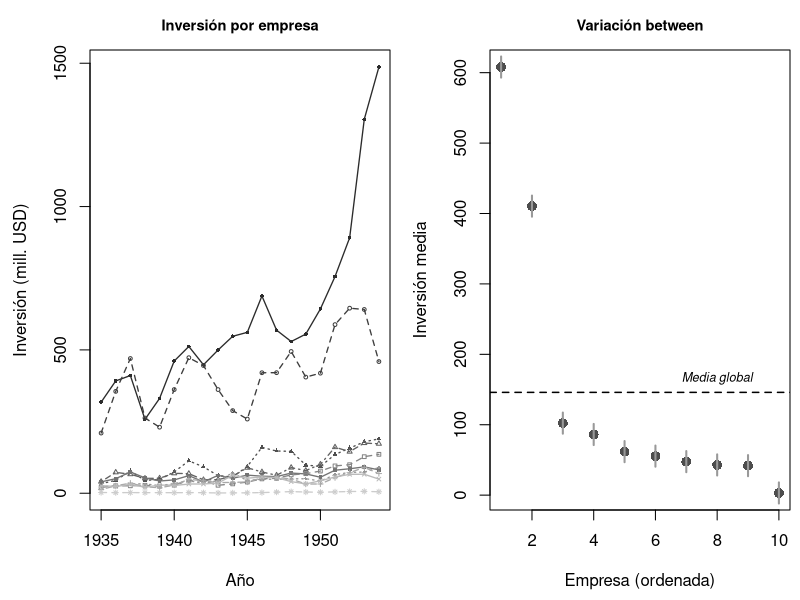
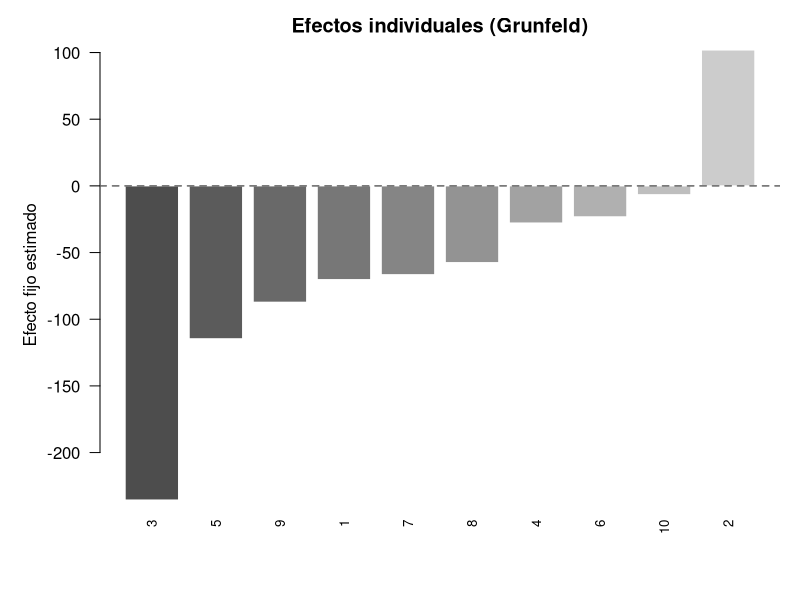
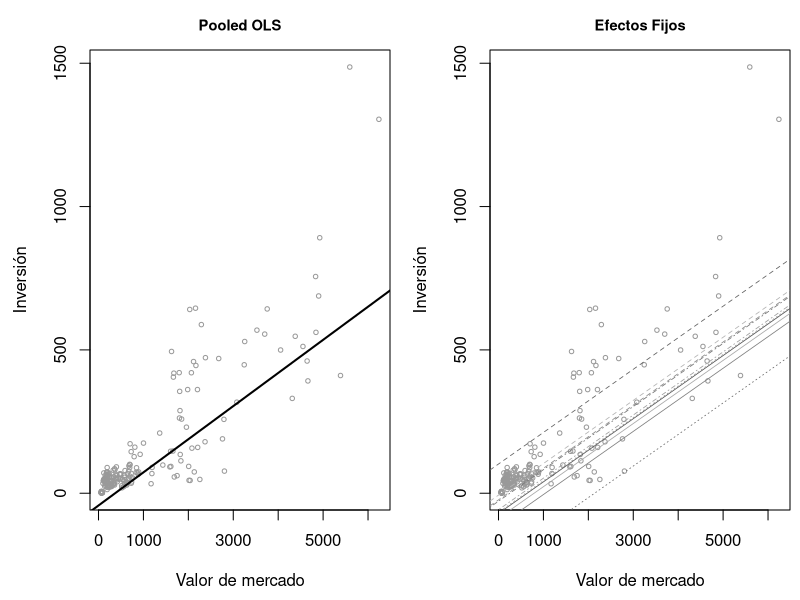

Write R code to recreate these figures, in order.
# =============================================================================
# TEMA 05 — Datos de Panel: Efectos Fijos, Aleatorios y Diagnósticos
# =============================================================================
# Manual de Microeconometría — Carlos de Anta Puig
# Profesor de Econometría y Microeconometría — UNIR
# https://github.com/carlanta/MicroEconometrics  Versión 1.0 — 2026
#
# OBJETIVO: Estimar modelos de panel (Pooled, EF, EA) con datos de Grunfeld.
#           Realizar test de Hausman, diagnósticos y comparar estimadores.
# INSTRUCCIONES: Session > Set Working Directory > To Source File Location
# =============================================================================

pausa <- function(msg="\n>>> Pulsa ENTER para continuar...") {
  if (interactive()) readline(msg) else Sys.sleep(0.5)
}
pkgs <- c("plm","lmtest","sandwich","knitr")
for (p in pkgs) if (!requireNamespace(p, quietly=TRUE)) install.packages(p, quiet=TRUE)
suppressPackageStartupMessages({

  library(plm); library(lmtest); library(sandwich)
})
.get_script_dir <- function() {
  args <- commandArgs(trailingOnly = FALSE)
  for (a in args) {
    if (startsWith(a, "--file=")) return(dirname(normalizePath(substring(a, 8))))
  }
  for (i in seq_len(sys.nframe())) {
    ofile <- tryCatch(sys.frame(i)$ofile, error = function(e) NULL)
    if (!is.null(ofile)) return(dirname(normalizePath(ofile)))
  }
  return(normalizePath("."))
}
.sdir <- .get_script_dir()
OUTPUT_DIR <- normalizePath(file.path(.sdir, "..", "output"), mustWork=FALSE)
if (!dir.exists(OUTPUT_DIR)) dir.create(OUTPUT_DIR, recursive=TRUE)
cat("\n================================================================\n")
cat("  TEMA 05 — Datos de Panel: Grunfeld (1958)\n")
cat("================================================================\n\n")

# --- CARGA DE DATOS ---
data("Grunfeld", package="plm")
cat("Dataset de Grunfeld: inversión de", length(unique(Grunfeld$firm)),
    "empresas durante", length(unique(Grunfeld$year)), "años (",
    min(Grunfeld$year), "-", max(Grunfeld$year), ")\n")
cat("  N total:", nrow(Grunfeld), "observaciones (panel balanceado)\n\n")

cat("Variables:\n")
cat("  inv    — Inversión bruta (millones USD)\n")
cat("  value  — Valor de mercado de la empresa (millones USD)\n")
cat("  capital — Stock de capital (planta y equipo, millones USD)\n\n")

# --- DESCRIPTIVOS ---
cat("--- ESTADÍSTICOS DESCRIPTIVOS ---\n\n")
vars <- c("inv","value","capital")
cat(sprintf("  %-10s %10s %10s %10s %10s\n", "Variable", "Media", "D.E.", "Mín.", "Máx."))
cat(sprintf("  %s\n", paste(rep("-", 54), collapse="")))
for (v in vars) {
  x <- Grunfeld[[v]]
  cat(sprintf("  %-10s %10.1f %10.1f %10.1f %10.1f\n", v, mean(x), sd(x), min(x), max(x)))
}
pausa()

# --- DESCOMPOSICIÓN WITHIN/BETWEEN ---
cat("\n--- DESCOMPOSICIÓN WITHIN/BETWEEN ---\n\n")
pdata <- pdata.frame(Grunfeld, index=c("firm","year"))
for (v in vars) {
  ov <- var(Grunfeld[[v]])
  medias_i <- tapply(Grunfeld[[v]], Grunfeld$firm, mean)
  bv <- var(medias_i)
  within_vals <- Grunfeld[[v]] - rep(medias_i, each=length(unique(Grunfeld$year)))
  wv <- var(within_vals)
  cat(sprintf("  %-8s  Total: %10.1f | Between: %10.1f | Within: %10.1f\n", v, ov, bv, wv))
}
cat("\n  La variación between mide diferencias entre empresas.\n")
cat("  La variación within mide cambios en el tiempo de cada empresa.\n")
pausa()

# --- GRÁFICO EDA ---
cat("\n--- GRÁFICO: INVERSIÓN POR EMPRESA A LO LARGO DEL TIEMPO ---\n\n")
firmas <- unique(Grunfeld$firm)
ltys <- rep(1:4, length.out=length(firmas))
pchs <- rep(c(16,1,17,2,15,0,18,3,4,8), length.out=length(firmas))

png(file.path(OUTPUT_DIR, "T05_panel_eda.png"), width=1600, height=700, res=150)
par(mfrow=c(1,2), mar=c(4.5,4.5,2.5,0.5), cex.main=0.88)

# Panel 1: series temporales por empresa
plot(NA, xlim=range(Grunfeld$year), ylim=range(Grunfeld$inv),
     xlab="Año", ylab="Inversión (mill. USD)", main="Inversión por empresa")
for (i in seq_along(firmas)) {
  sub <- Grunfeld[Grunfeld$firm==firmas[i],]
  lines(sub$year, sub$inv, lty=ltys[i], col=gray(0.1+0.07*i), lwd=1.3)
  points(sub$year, sub$inv, pch=pchs[i], col=gray(0.1+0.07*i), cex=0.5)
}

# Panel 2: within vs between
medias_inv <- tapply(Grunfeld$inv, Grunfeld$firm, mean)
plot(medias_inv, xlab="Empresa (ordenada)", ylab="Inversión media",
     main="Variación between", pch=16, col=gray(0.3), cex=1.3)
segments(1:10, medias_inv-15, 1:10, medias_inv+15, lwd=2, col=gray(0.6))
abline(h=mean(Grunfeld$inv), lty=2, lwd=1.5)
text(8, mean(Grunfeld$inv)+20, "Media global", cex=0.75, font=3)
dev.off()
cat("  Gráfico guardado: output/T05_panel_eda.png\n")
pausa()

# --- ESTIMACIÓN: POOLED, EF, EA ---
cat("\n--- ESTIMACIÓN DE MODELOS ---\n\n")
fml <- inv ~ value + capital
mod_pooled <- plm(fml, data=pdata, model="pooling")
mod_fe     <- plm(fml, data=pdata, model="within")
mod_re     <- plm(fml, data=pdata, model="random")

vars_m <- c("value","capital")
labs_m <- c("Valor mercado","Stock capital")
ct_p  <- coef(summary(mod_pooled))
ct_fe <- coef(summary(mod_fe))
ct_re <- coef(summary(mod_re))

cat(sprintf("  %-14s | %9s %8s | %9s %8s | %9s %8s\n",
            "Variable", "Pooled","EE","EF","EE","EA","EE"))
cat(sprintf("  %s\n", paste(rep("-",72), collapse="")))
for (i in seq_along(vars_m)) {
  v <- vars_m[i]
  cat(sprintf("  %-14s | %9.4f %8.4f | %9.4f %8.4f | %9.4f %8.4f\n",
              labs_m[i], ct_p[v,1], ct_p[v,2], ct_fe[v,1], ct_fe[v,2],
              ct_re[v,1], ct_re[v,2]))
}

cat("\n  INTERPRETACIÓN:\n")
cat("  El coeficiente de 'value' en EF indica que un aumento de 1 millón\n")
cat("  USD en el valor de mercado se asocia con un aumento de",
    sprintf("%.4f", coef(mod_fe)["value"]), "millones\n")
cat("  en inversión, controlando por el efecto fijo de cada empresa.\n")
pausa()

# --- TEST DE EFECTOS INDIVIDUALES (F-test) ---
cat("\n--- TEST F: ¿EXISTEN EFECTOS INDIVIDUALES? ---\n\n")
f_test <- pFtest(mod_fe, mod_pooled)
cat(sprintf("  H0: No hay efectos individuales (Pooled OLS es suficiente)\n"))
cat(sprintf("  H1: Existen efectos individuales significativos\n\n"))
cat(sprintf("  Estadístico F: %.2f\n", f_test$statistic))
cat(sprintf("  p-valor:       %.6f\n\n", f_test$p.value))
if (f_test$p.value < 0.05) {
  cat("  ✓ Se RECHAZA H0 (p<0.05). Los efectos individuales son significativos.\n")
  cat("    Pooled OLS NO es adecuado. Debemos usar EF o EA.\n\n")
} else {
  cat("  ✗ No se rechaza H0. Pooled OLS podría ser suficiente.\n\n")
}
pausa()

# --- TEST LM BREUSCH-PAGAN ---
cat("\n--- TEST LM DE BREUSCH-PAGAN ---\n\n")
bp_test <- plmtest(mod_pooled, type="bp")
cat(sprintf("  H0: sigma_alpha² = 0 (no hay heterogeneidad individual)\n"))
cat(sprintf("  H1: sigma_alpha² > 0\n\n"))
cat(sprintf("  Estadístico chi²: %.2f\n", bp_test$statistic))
cat(sprintf("  p-valor:          %.6f\n\n", bp_test$p.value))
if (bp_test$p.value < 0.05) {
  cat("  ✓ Se RECHAZA H0: existe heterogeneidad individual no observada.\n\n")
}
pausa()

# --- TEST DE HAUSMAN ---
cat("\n--- TEST DE HAUSMAN: EF vs EA ---\n\n")
hausman <- phtest(mod_fe, mod_re)
cat(sprintf("  H0: Efectos Aleatorios es consistente y eficiente\n"))
cat(sprintf("      (alpha_i NO correlacionado con x_it)\n"))
cat(sprintf("  H1: Solo Efectos Fijos es consistente\n"))
cat(sprintf("      (alpha_i SÍ correlacionado con x_it)\n\n"))
cat(sprintf("  Estadístico H: %.2f\n", hausman$statistic))
cat(sprintf("  g.l.:          %d\n", hausman$parameter))
cat(sprintf("  p-valor:       %.4f\n\n", hausman$p.value))
if (hausman$p.value < 0.05) {
  cat("  ✓ Se RECHAZA H0 (p<0.05). EFECTOS FIJOS es el estimador correcto.\n")
  cat("    Los efectos individuales están correlacionados con los regresores.\n\n")
} else {
  cat("  ✗ No se rechaza H0. EFECTOS ALEATORIOS es adecuado y más eficiente.\n\n")
}
pausa()

# --- TEST DE AUTOCORRELACIÓN (WOOLDRIDGE) ---
cat("\n--- TEST DE WOOLDRIDGE: AUTOCORRELACIÓN SERIAL ---\n\n")
wo_test <- pwartest(mod_fe)
cat(sprintf("  H0: No hay autocorrelación de primer orden en los errores\n"))
cat(sprintf("  H1: Existe autocorrelación AR(1)\n\n"))
cat(sprintf("  Estadístico F: %.3f\n", wo_test$statistic))
cat(sprintf("  p-valor:       %.4f\n\n", wo_test$p.value))
if (wo_test$p.value < 0.05) {
  cat("  ✓ Se RECHAZA H0: hay autocorrelación serial.\n")
  cat("    Es imprescindible usar errores clustered.\n\n")
} else {
  cat("  ✗ No se rechaza H0. No hay evidencia de autocorrelación serial.\n\n")
}
pausa()

# --- ERRORES CLUSTERED ---
cat("\n--- EFECTOS FIJOS CON ERRORES CLUSTERED (HC1) ---\n\n")
rob_fe <- coeftest(mod_fe, vcov=vcovHC(mod_fe, type="HC1", cluster="group"))
cat(sprintf("  %-14s | %9s %8s %8s %10s\n", "Variable","Coef.","EE rob.","t","p-valor"))
cat(sprintf("  %s\n", paste(rep("-",56), collapse="")))
for (v in vars_m) {
  sig <- ifelse(rob_fe[v,4]<0.001,"***",ifelse(rob_fe[v,4]<0.01,"**",
               ifelse(rob_fe[v,4]<0.05,"*","   ")))
  cat(sprintf("  %-14s | %9.4f %8.4f %8.3f %10.6f %s\n",
              v, rob_fe[v,1], rob_fe[v,2], rob_fe[v,3], rob_fe[v,4], sig))
}
cat("\n  Los errores robustos clustered por empresa corrigen por\n")
cat("  heterocedasticidad y autocorrelación dentro de cada empresa.\n")
pausa()

# --- EFECTOS FIJOS INDIVIDUALES ---
cat("\n--- EFECTOS FIJOS INDIVIDUALES ESTIMADOS ---\n\n")
ef <- fixef(mod_fe)
cat(sprintf("  %-10s  %10s\n", "Empresa", "alpha_i"))
cat(sprintf("  %s\n", paste(rep("-",24), collapse="")))
for (i in seq_along(ef)) {
  cat(sprintf("  %-10s  %10.2f\n", names(ef)[i], ef[i]))
}

png(file.path(OUTPUT_DIR, "T05_efectos_fijos.png"), width=1200, height=600, res=150)
par(mar=c(5,5,2.5,1))
bp <- barplot(sort(ef), col=gray(seq(0.3,0.8,length.out=length(ef))),
              border="white", las=2, ylab="Efecto fijo estimado",
              main="Efectos individuales (Grunfeld)", cex.names=0.8)
abline(h=0, col=gray(0.4), lty=2, lwd=1.5)
dev.off()
cat("\n  Gráfico guardado: output/T05_efectos_fijos.png\n")
cat("\n  Cada barra representa el nivel base de inversión de cada empresa,\n")
cat("  una vez descontado el efecto de las covariables.\n")
pausa()

# --- GRÁFICO: COMPARACIÓN POOLED vs EF ---
cat("\n--- GRÁFICO: POOLED OLS vs EFECTOS FIJOS ---\n\n")
png(file.path(OUTPUT_DIR, "T05_pooled_vs_fe.png"), width=1400, height=700, res=150)
par(mfrow=c(1,2), mar=c(4.5,4.5,2.5,0.5), cex.main=0.88)

# Pooled
plot(Grunfeld$value, Grunfeld$inv, pch=1, col=gray(0.6), cex=0.6,
     xlab="Valor de mercado", ylab="Inversión", main="Pooled OLS")
abline(coef(mod_pooled)[1], coef(mod_pooled)["value"], lwd=2, lty=1)

# EF (una recta por empresa)
plot(Grunfeld$value, Grunfeld$inv, pch=1, col=gray(0.6), cex=0.6,
     xlab="Valor de mercado", ylab="Inversión", main="Efectos Fijos")
for (i in seq_along(firmas)) {
  abline(ef[i], coef(mod_fe)["value"], lty=ltys[i], col=gray(0.3+0.04*i), lwd=0.8)
}
dev.off()
cat("  Gráfico guardado: output/T05_pooled_vs_fe.png\n")
cat("  En el panel EF, cada empresa tiene su propio intercepto pero la\n")
cat("  pendiente es común: el efecto de 'value' sobre 'inv' es el mismo.\n")
pausa()

# --- RESUMEN FINAL ---
cat("\n================================================================\n")
cat("  RESUMEN DEL ANÁLISIS\n")
cat("================================================================\n\n")
cat("  1. Los efectos individuales son significativos (F-test y BP-LM).\n")
cat("     Pooled OLS NO es adecuado.\n\n")
cat("  2. El test de Hausman indica que", ifelse(hausman$p.value < 0.05,
    "EFECTOS FIJOS es el estimador correcto.", "EFECTOS ALEATORIOS es adecuado."), "\n\n")
cat("  3. Los coeficientes EF con errores clustered:\n")
cat(sprintf("     value:   %.4f (EE=%.4f) → +1M USD en valor → +%.2f miles en inversión\n",
            rob_fe["value",1], rob_fe["value",2], rob_fe["value",1]*1000))
cat(sprintf("     capital: %.4f (EE=%.4f) → +1M USD en capital → +%.2f miles en inversión\n",
            rob_fe["capital",1], rob_fe["capital",2], rob_fe["capital",1]*1000))
cat("\n  4. Las 10 empresas tienen interceptos muy distintos, reflejando\n")
cat("     la heterogeneidad no observada (tamaño, sector, cultura).\n\n")
cat("================================================================\n")
cat("  Fin del script T05\n")
cat("================================================================\n")
